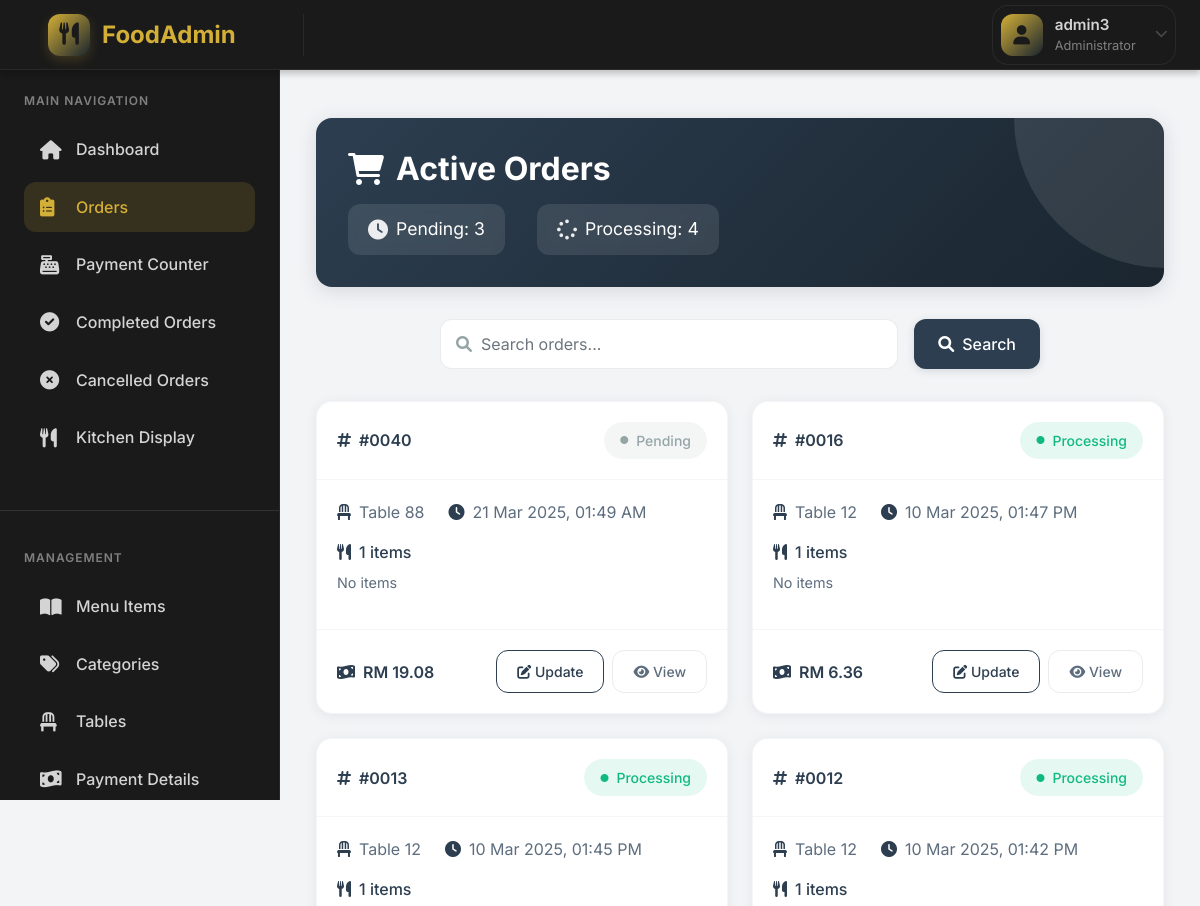
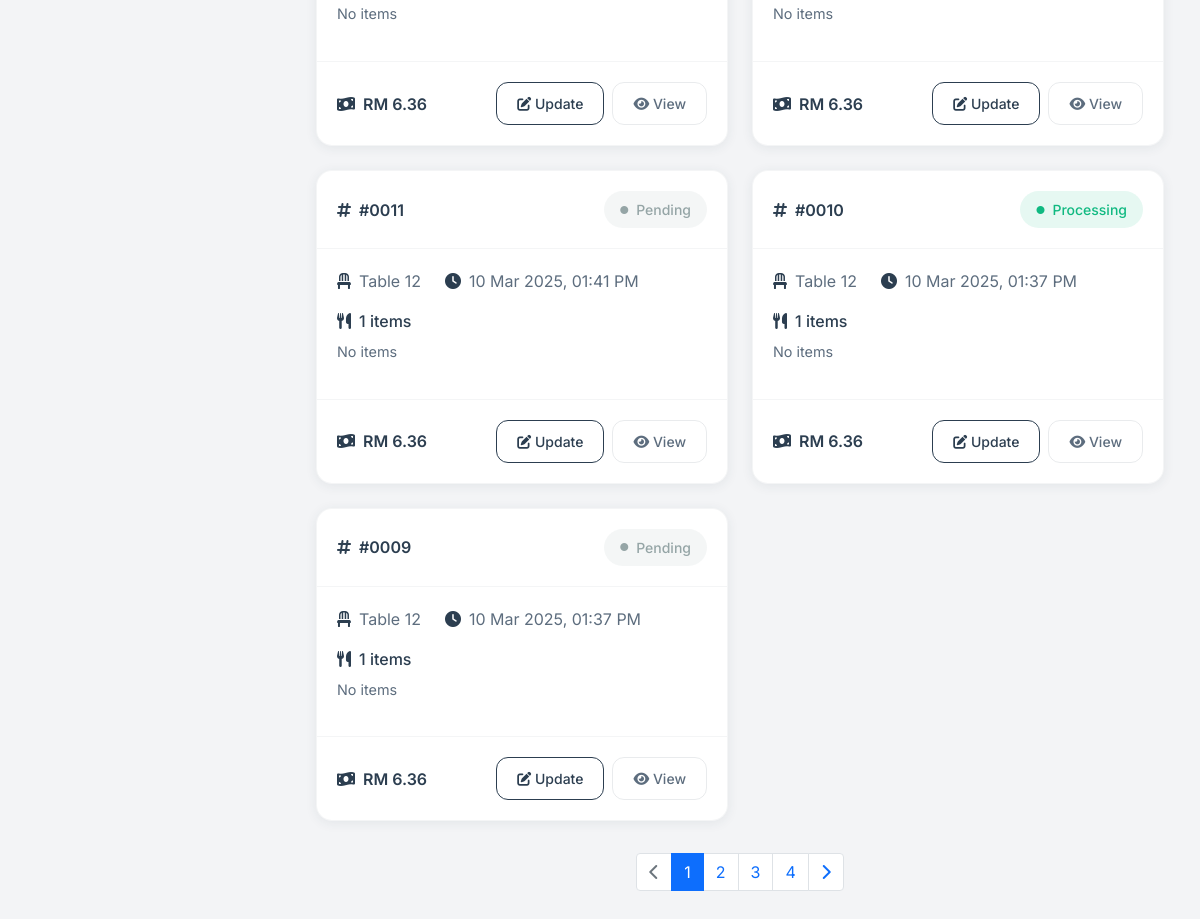
The page /admin/orders.php (signed in) on the database as committed earlier (2 pictures, top to bottom).
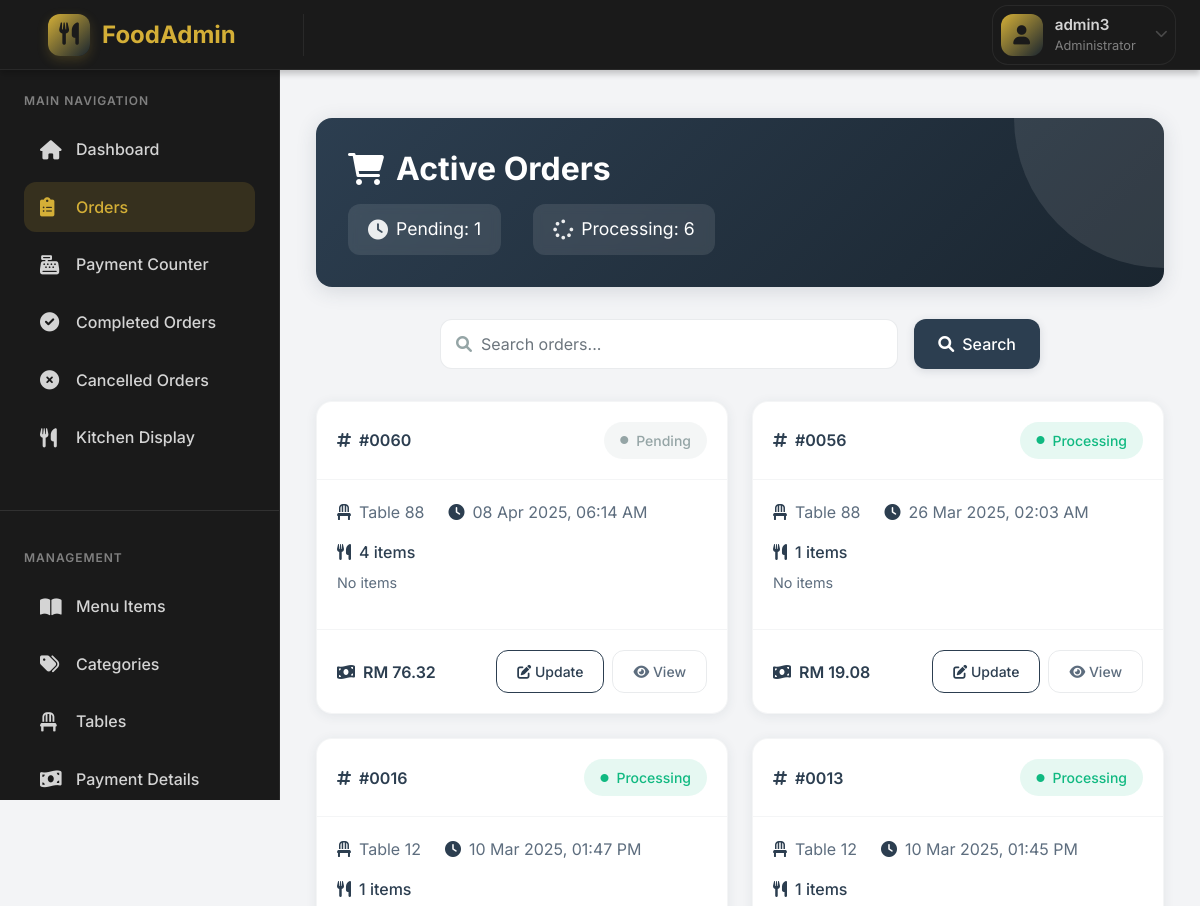
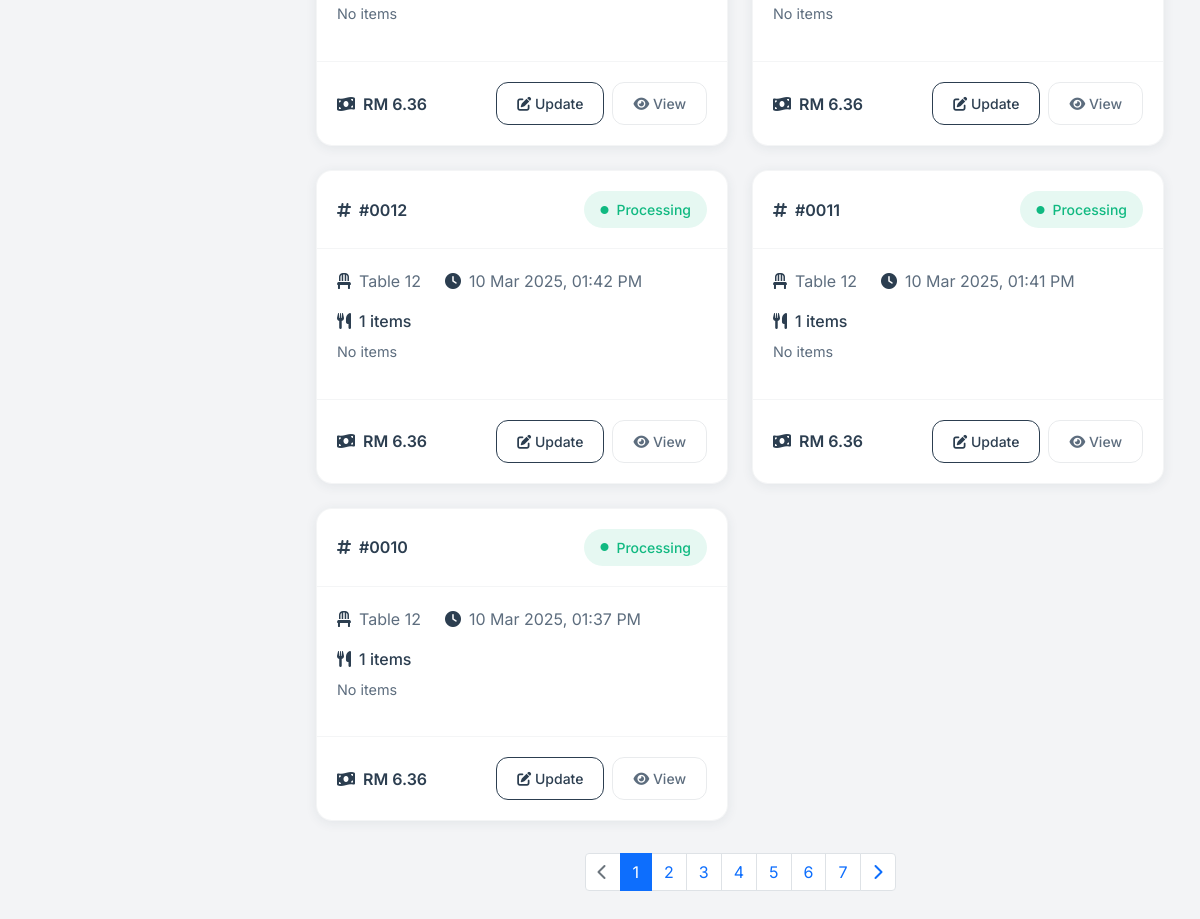
The same page on the database as committed later (2 pictures, top to bottom).
### tables this page shows
CREATE TABLE `orders` (
  `id` int(11) NOT NULL,
  `table_id` int(11) DEFAULT NULL,
  `status` enum('pending','processing','completed','cancelled') DEFAULT 'pending',
  `total_amount` decimal(10,2) DEFAULT 0.00,
  `created_at` timestamp NULL DEFAULT current_timestamp()
);

CREATE TABLE `tables` (
  `id` int(11) NOT NULL,
  `table_number` int(11) NOT NULL,
  `status` enum('active','inactive') DEFAULT 'active',
  `created_at` timestamp NULL DEFAULT current_timestamp()
);

### classes/Order.php (called while the page is built, shortened)
<?php
class Order extends Model {
    protected $table_name = "orders";
    protected $conn;
    public function __construct($db) {
        $this->conn = $db;
    }
    public function getTotalOrders($start_date = null, $end_date = null) {
        $sql = "SELECT COUNT(*) as total FROM orders WHERE 1=1";
        $stmt = $this->conn->prepare($sql);
        $stmt->execute();
        $row = $stmt->fetch(PDO::FETCH_ASSOC);
        return $row['total'];
    }
    public function getOrders($page = 1, $per_page = 10, $search = '') {
        try {
            $offset = ($page - 1) * $per_page;
            $query = "SELECT o.*, t.table_number,
                      (SELECT SUM(quantity) FROM order_items WHERE order_id = o.id) as item_count,
                      GROUP_CONCAT(
                        JSON_OBJECT(
                            'name', mi.name,
                            'quantity', oi.quantity,
                            'instructions', COALESCE(oi.special_instructions, '')
                        )
                      ) as items_data
                      FROM " . $this->table_name . " o
                      LEFT JOIN tables t ON o.table_id = t.id
                      LEFT JOIN order_items oi ON o.id = oi.order_id
                      LEFT JOIN menu_items mi ON oi.menu_item_id = mi.id
                      WHERE o.status IN ('pending', 'processing')";
            $query .= " GROUP BY o.id, o.table_id, o.status, o.total_amount, o.created_at, t.table_number
                        ORDER BY o.created_at DESC
                        LIMIT :limit OFFSET :offset";
            $stmt = $this->conn->prepare($query);
            $stmt->bindParam(':limit', $per_page, PDO::PARAM_INT);
            $stmt->bindParam(':offset', $offset, PDO::PARAM_INT);
            $stmt->execute();
            $orders = $stmt->fetchAll(PDO::FETCH_ASSOC);
            foreach ($orders as &$order) {
                $items_data = explode('},{', trim($order['items_data'], '[]'));
                $order['items'] = [];
                $order['special_instructions'] = [];
                foreach ($items_data as $item_json) {
                    if (!empty($item_json)) {
                        $item = json_decode($item_json, true);
                        if ($item) {
                            $order['items'][] = $item['name'] . ' (' . $item['quantity'] . ')';
                        }
                    }
                }
                $order['items'] = implode(', ', $order['items']);
            }
            return $orders;
        } catch (PDOException $e) {
            error_log("Error in getOrders: " . $e->getMessage());
            return [];
        }
    }
}
?>

### admin/orders.php (the view, shortened to what the changed rows need)
<?php
require_once(__DIR__ . '/../classes/Order.php');
$database = new Database();
$db = $database->getConnection();
$orderModel = new Order($db);
$page = isset($_GET['page']) ? (int)$_GET['page'] : 1;
$search = isset($_GET['search']) ? $_GET['search'] : '';
$per_page = 10;
try {
    $orders = $orderModel->getOrders($page, $per_page, $search);
    $total_orders = $orderModel->getTotalOrders();
    $total_pages = ceil($total_orders / $per_page);
} catch (Exception $e) {
    $error_message = $e->getMessage();
    $orders = [];
    $total_pages = 0;
}
?>
<div class="container-fluid py-4">
    <div class="page-header">
        <h1 class="page-title">
            <i class="fas fa-shopping-cart"></i>
            Active Orders
        </h1>
        <div class="header-stats">
            <div class="stat-item">
                <i class="fas fa-clock"></i>
                <span>Pending: <?php echo count(array_filter($orders, fn($order) => $order['status'] == 'pending')); ?></span>
            </div>
            <div class="stat-item">
                <i class="fas fa-spinner"></i>
                <span>Processing: <?php echo count(array_filter($orders, fn($order) => $order['status'] == 'processing')); ?></span>
            </div>
        </div>
    </div>
    <div class="orders-grid">
        <?php if (empty($orders)): ?>
        <div class="empty-state">
            <i class="fas fa-inbox fa-3x mb-3"></i>
            <h3>No Active Orders</h3>
            <p>There are currently no active orders in the system.</p>
        </div>
        <?php else: ?>
            <?php foreach ($orders as $order): ?>
            <div class="order-card">
                <div class="order-header">
                    <div class="order-id">
                        <i class="fas fa-hashtag"></i>
                        #<?php echo str_pad($order['id'], 4, '0', STR_PAD_LEFT); ?>
                    </div>
                    <span class="status-badge <?php echo strtolower($order['status']); ?>">
                        <i class="fas fa-circle"></i>
                        <?php echo ucfirst($order['status']); ?>
                    </span>
                </div>
                <div class="order-body">
                    <div class="order-info">
                        <div class="info-item">
                            <i class="fas fa-chair"></i>
                            <span>Table <?php echo htmlspecialchars($order['table_number']); ?></span>
                        </div>
                        <div class="info-item">
                            <i class="fas fa-clock"></i>
                            <span><?php echo date('d M Y, h:i A', strtotime($order['created_at'])); ?></span>
                        </div>
                    </div>
                    <div class="order-items">
                        <div class="items-header">
                            <i class="fas fa-utensils"></i>
                            <span><?php echo $order['item_count'] > 0 ? $order['item_count'] . ' items' : 'No items'; ?></span>
                        </div>
                        <div class="items-list">
                            <?php
                            if ($order['item_count'] > 0 && !empty($order['items_list'])) {
                                echo htmlspecialchars($order['items_list']);
                            } else {
                                echo 'No items';
                            }
                            ?>
                        </div>
                    </div>
                </div>
                <div class="order-footer">
                    <div class="order-amount">
                        <i class="fas fa-money-bill-wave"></i>
                        <span>RM <?php echo number_format($order['total_amount'], 2); ?></span>
                    </div>
                    <div class="order-actions">
                        <button type="button" class="btn btn-sm btn-outline-primary"
                                data-bs-toggle="modal"
                                data-bs-target="#statusModal<?php echo $order['id']; ?>">
                            <i class="fas fa-edit"></i>
                            Update
                        </button>
                        <a href="order_details.php?id=<?php echo $order['id']; ?>"
                           class="btn btn-sm btn-outline-secondary">
                            <i class="fas fa-eye"></i>
                            View
                        </a>
                    </div>
                </div>
            </div>
            <?php endforeach; ?>
        <?php endif; ?>
    </div>
    <?php if ($total_pages > 1): ?>
    <div class="pagination-container">
        <nav>
            <ul class="pagination justify-content-center">
                <?php for ($i = 1; $i <= $total_pages; $i++): ?>
                <li class="page-item <?php echo $page == $i ? 'active' : ''; ?>">
                    <a class="page-link" href="?page=<?php echo $i; ?>&search=<?php echo urlencode($search); ?>">
                        <?php echo $i; ?>
                    </a>
                </li>
                <?php endfor; ?>
            </ul>
        </nav>
    </div>
    <?php endif; ?>
</div>
<?php
include 'includes/layout.php';
?>

Rows that differ between the two databases and show on the page:
no longer on this page (row edited): orders: id "0040", status "Pending", table.table_number "88", created_at "21 Mar 2025, 01:49 AM", item_count "1", total_amount "19.08"
no longer on this page (row edited): orders: id "0009", status "Pending", table.table_number "12", created_at "10 Mar 2025, 01:37 PM", item_count "1", total_amount "6.36"
added orders: id "0060", status "Pending", table.table_number "88", created_at "08 Apr 2025, 06:14 AM", item_count "4", total_amount "76.32"
added orders: id "0056", status "Processing", table.table_number "88", created_at "26 Mar 2025, 02:03 AM", item_count "1", total_amount "19.08"
changed orders "10 Mar 2025, 01:41 PM": status "Pending" → "Processing"
Other text that changed with them:
text no longer shown: "3 4"
text now shown: "1 6"
new list line: "5"
new list line: "6"
new list line: "7"
